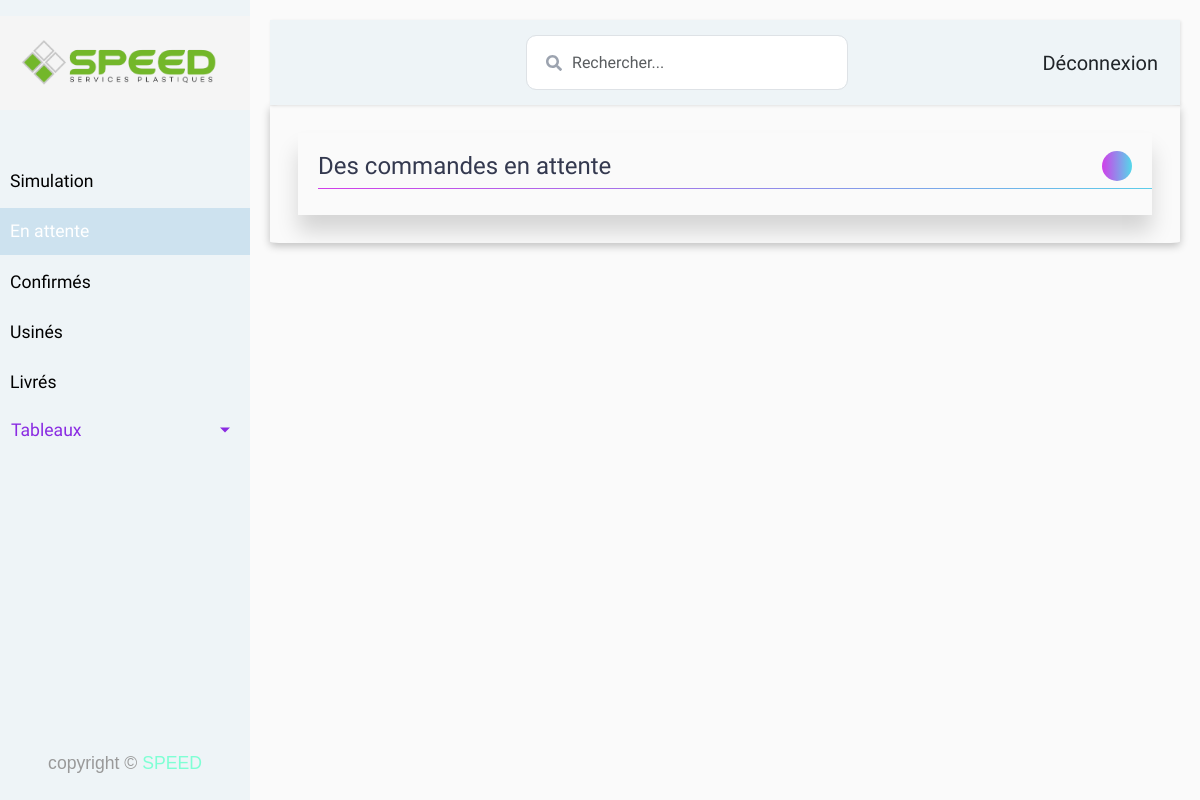
The page /en_attente (signed in) on the database as committed earlier.
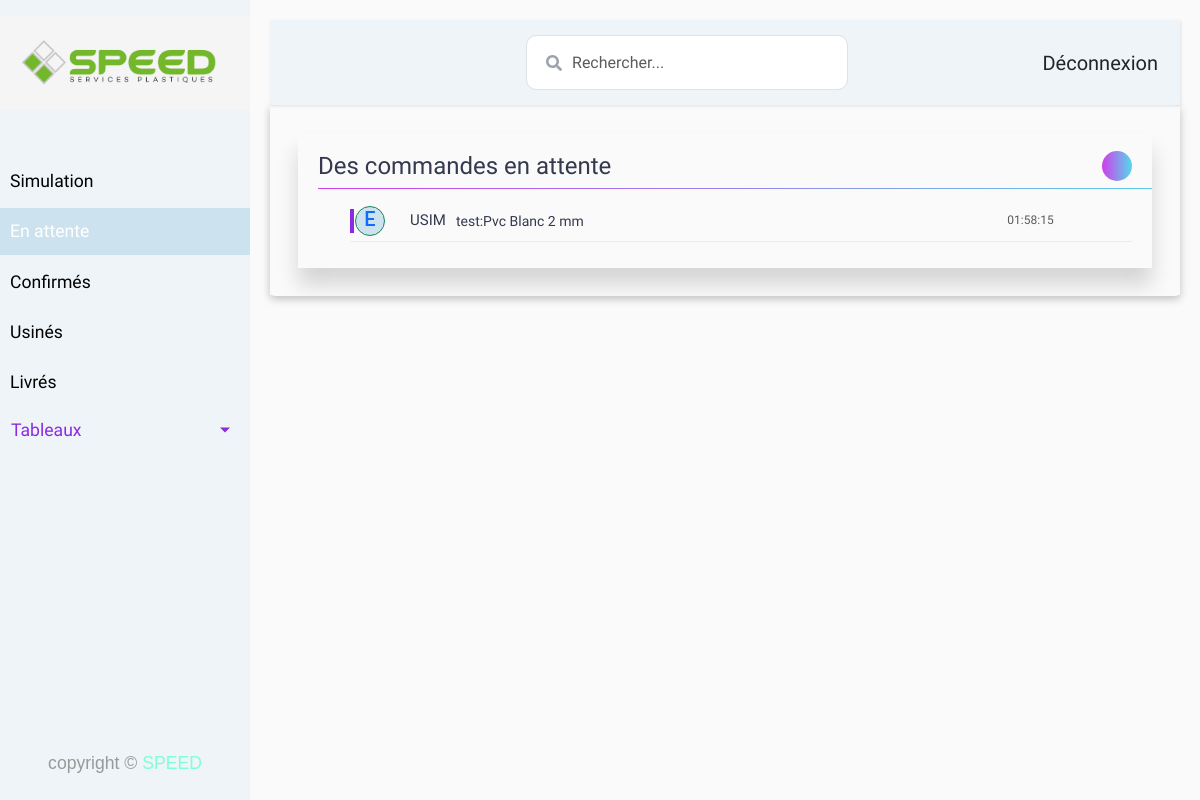
The same page on the database as committed later.
### models/models.py (models this page shows, shortened)
class Commande(db.Model):
    __tablename__ = 'commande'
    id = db.Column(db.Integer, autoincrement=True,primary_key=True )
    client_id = db.Column(db.Integer , ForeignKey('client.id'),nullable=False)
    statut_id = db.Column(db.Integer, ForeignKey('statut.id'),nullable=False )
    usinage_id = db.Column(db.Integer, ForeignKey('type_usinage.id'), nullable=False )
    name_matiere = db.Column(db.String(50), nullable=False )
    type_matiere = db.Column(db.String(50), nullable=False )
    epaisseur_id = db.Column(db.Integer, ForeignKey('epaisseur.id'),nullable=False )
    count = db.Column(db.Integer ,default=1,nullable=False)
    count_persage = db.Column(db.Integer ,default=0)
    prix_ht= db.Column(db.Float, nullable=False)
    name_dxf = db.Column(db.String(256), nullable=True )
    name_bl = db.Column(db.String(256), nullable=True )
    name_police = db.Column(db.String(50), nullable=True )
    text = db.Column(db.String(256), nullable=True )
    hauteur_text = db.Column(db.Float , nullable=True)
    description_commercial_responsable = db.Column(db.String(1000), nullable=True)
    date_envoi = db.Column(db.String(256), nullable=False)
    date_confirmation = db.Column(db.String(32), nullable=True)
    date_usinage = db.Column(db.String(32), nullable=True)
    date_fin = db.Column(db.String(32), nullable=False)
    responsable = db.Column(db.String(100),nullable=True )
    assistante = db.Column(db.String(100),nullable=True )
    is_livr = db.Column(db.Boolean(), server_default=sqlalchemy.sql.expression.true())
    ville_livr = db.Column(db.String(80), nullable=True)
    cp_livr = db.Column(db.Integer(), nullable=True)
    numero_livr = db.Column(db.Integer(), nullable=True)
    addresse_livr = db.Column(db.String(256), nullable=True)
    is_vu_attente = db.Column(db.Boolean(),server_default=sqlalchemy.sql.expression.false())
    is_vu_confirmé = db.Column(db.Boolean(),server_default=sqlalchemy.sql.expression.false())
    is_vu_usiné = db.Column(db.Boolean(),server_default=sqlalchemy.sql.expression.false())
    is_form = db.Column(db.Boolean(), server_default=sqlalchemy.sql.expression.true())
    prix_livr_ht= db.Column(db.Float, nullable=True)
    is_chute = db.Column(db.Boolean(), server_default=sqlalchemy.sql.expression.true())
    is_plaque = db.Column(db.Boolean(), server_default=sqlalchemy.sql.expression.false())
    rel_commande_commande_plaques_bridge = relationship("BridgeCommandePlaques", backref = "commande")

class User(db.Model, UserMixin):
    __tablename__ = 'user'
    id = db.Column(db.Integer, autoincrement=True, primary_key=True)
    username=db.Column(db.String(255), nullable=False)
    email = db.Column(db.String(255), unique=True)
    password = db.Column(db.String(255), nullable=False, server_default='')
    tel = db.Column(db.String(20), nullable=False)
    role_id = db.Column(db.Integer , ForeignKey('role.id'),nullable=False)
    rel_user_client = relationship("Client", backref = "user")

class Type_usinage(db.Model):
    __tablename__ = "type_usinage"
    id = db.Column(db.Integer, primary_key=True , autoincrement=True)
    name = db.Column(db.String(50), nullable=False )
    rel_usinage_bridge = relationship("Bridge", backref = "type_usinage")
    rel_usinage_commande = relationship("Commande", backref = "type_usinage")
    rel_usinage_lettre = relationship("BridgeLettres", backref = "type_usinage")

class Client(db.Model):
    __tablename__ = 'client'
    id = db.Column(db.Integer(),autoincrement=True, primary_key=True)
    user_id = db.Column(db.Integer , ForeignKey('user.id'),nullable=False)
    name = db.Column(db.String(80), nullable=False)
    ville = db.Column(db.String(80), nullable=False)
    cp = db.Column(db.Integer(), nullable=False)
    numero = db.Column(db.Integer(), nullable=True)
    addresse = db.Column(db.String(256), nullable=False)
    email = db.Column(db.String(255), unique=True)
    tel = db.Column(db.String(20), nullable=False)
    prix_livr = db.Column(db.Float , nullable=False)
    rel_client_commande = relationship("Commande", backref = "client")

class Epaisseur(db.Model):
    __tablename__ = "epaisseur"
    id = db.Column(db.Integer, primary_key=True , autoincrement=True)
    value = db.Column(db.Integer, nullable=False, unique=True)
    rel_essaisseur_bridge = relationship("Bridge", backref = "epaisseur")
    rel_essaisseur_commande = relationship("Commande", backref = "epaisseur")
    rel_essaisseur_lettre = relationship("BridgeLettres", backref = "epaisseur")
    rel_essaisseur_plaque= relationship("BridgePlaques", backref = "epaisseur")

### routes.py (the view)
@app.route('/en_attente' ,  methods=['GET', 'POST'])
@login_required
def en_attente():
    try:
        data = []
        try:
            current_user_role = (Role.query.filter(Role.id == current_user.role_id).first()).name
        except Exception as e:
            return f"Error fetching current user role: {str(e)}"
        if current_user_role == "comercial":
            data = get_en_attentes(current_user)
        else:
            data = get_all_attentes()
        for i in range(len(data)):
            row_list = list(data[i])
            datetime_obj = datetime.strptime(row_list[3], "%Y-%m-%d %H:%M:%S.%f")
            date_DMY = datetime_obj.strftime("%d-%m-%Y")
            date_HMS = datetime_obj.strftime("%H:%M:%S")
            today_date =  datetime.now().strftime("%d-%m-%Y")
            if date_DMY == today_date:
                row_list[3]  = date_HMS
            else:
                row_list[3]  = date_DMY
            data[i] = tuple(row_list)
        return render_template('en_attente.html', user = current_user,current_user_role = current_user_role, data=data, page ="attents")
    except ValueError as e:
        flash(str(e), 'error')

### app.py (called while the page is built)
@login_manager.user_loader
def load_user(id):
    return User.query.get(int(id))

### routes.py (called while the page is built)
@app.before_request
def session_handler():
    session.permanent = True
    app.permanent_session_lifetime = timedelta(days=30)

### templates/en_attente.html (shortened to what this page needs)
{% extends 'base.html' %}
{% block search %}
<div class="form d-flex">
  <i class="fa fa-search"></i>
  <input id="search_en_attants" type="text" class="form-control form-input" placeholder="Rechercher...">
</div>
{% endblock %}
{% block contenue %}
  <div class="commande_main">
  <div class="commande_div">
    <div class="commande_div_head">
      <div class="title attents_title"> Des commandes en attente </div>
      <div class="icon_bubble msg"> </div>
    </div>
    <div class="divider"> </div>
    <div class="commande_div_body">
      <ul id="en_attents_list" style="list-style: none;">
        {% for item in data %}
        <li value={{item[12]}} class="commande_li">
          <a href="{{ url_for('en_attente_detailles', id=item[10] ) }}" onclick="setisvu()">
            <div class="commande">
              <div class=" commande_avatar border border-success rounded-circle" style="background-color: #cde2ef">
                <h5 class="text-center text-primary">{{item[11][0]}}</h5>
              </div>
              <div class="commande_info d-flex justify-content-start">
                <div class="contact_name"> {{item[6]}}</div>
                <div class="contact_msg" style="margin-left: 10px;">{{item[4]}}:{{item[0]}} {{item[1]}} {{item[7]}} mm </div>
              </div>
              <div class="commande_status">
                <div class="commande_date">{{item[3]}}</div>
              </div>
            </div>
          </a>
        </li>
        {% endfor %}
      </ul>
    </div>
  </div>
</div>
{% endblock %}

Rows that differ between the two databases and show on the page:
added Commande: username "E", name "USIM", name "test", name_matiere "Pvc", type_matiere "Blanc", value "2", date_envoi "01:58:15"
